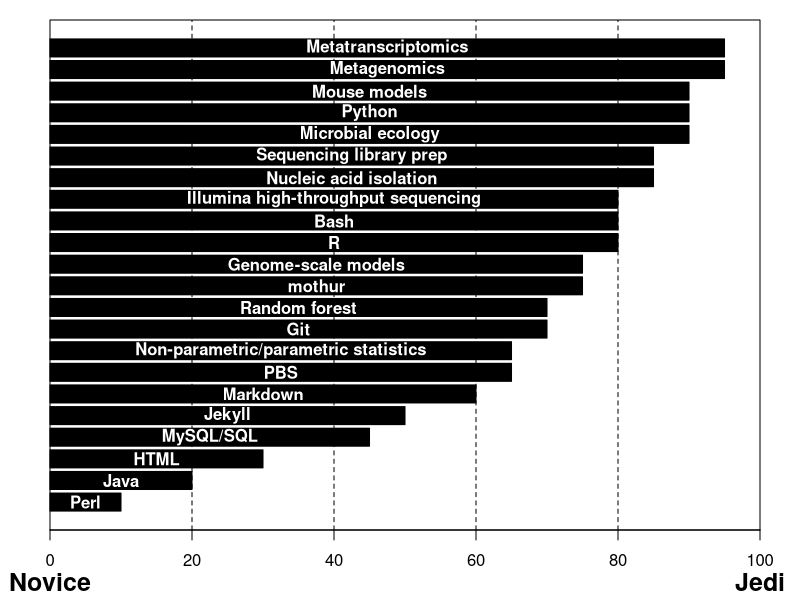

Reproduce this figure in R.

skills <- rbind(c('Metatranscriptomics',95),
  c('Metagenomics',95),
  c('Mouse_models',90),
  c('Python',90),
  c('Microbial_ecology',90),
  c('Sequencing_library_prep',85),
  c('Nucleic_acid_isolation',85),
  c('Illumina_high-throughput_sequencing',80),
  c('Bash',80),
  c('R',80),
  c('Genome-scale_models',75),
  c('mothur',75),
  c('Random_forest',70),
  c('Git',70),
  c('Non-parametric/parametric_statistics',65),
  c('PBS',65),
  c('Markdown',60),
  c('Jekyll',50),
  c('MySQL/SQL',45),
  c('HTML',30),
  c('Java',20),
  c('Perl',10))

jpeg('~/Desktop/Repositories/mjenior.github.io/images/skills.jpg', quality=100, height=700, width=550)
par(mar=c(3.5,2.5,1,2))
skill_plot <- barplot(sort(as.numeric(skills[,2]), decreasing=FALSE), horiz=TRUE, las=1, xlim=c(0,100), col='black')
box()
abline(v=c(20,40,60,80), lty=2)
label_pos <- as.numeric(skills[,2]) / 2
text(label_pos, rev(skill_plot), labels=gsub('_', ' ', skills[,1]), font=2, col='white')
mtext('Novice', side=1, at=0, padj=2.5, font=2, cex=1.5)
mtext('Jedi', side=1, at=100, padj=2.5, font=2, cex=1.5)
dev.off()
